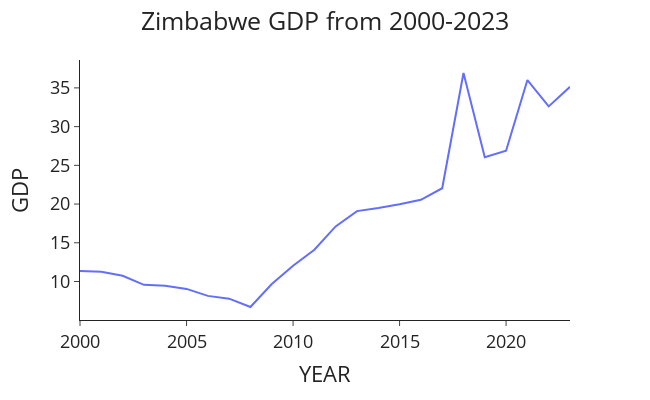

The cell this chart's notebook holds for it:
### Code cell
## Plotting the data for use in ARIMA Modelling
import plotly.express as px
fig = px.line(df, x=df.index, y= 'GDP',
              labels =({'Python':'Python', 'YEAR':'YEAR'}))
fig.update_layout(template = 'simple_white', font = dict(size=18),
                  title_text='Zimbabwe GDP from 2000-2023', width =650, title_x=0.5, height=400)
fig.show()

### Figure 1 — Plotly figure (JSON) as saved in the notebook; plotly's stock layout.template omitted (floating-point values rounded to 4 significant figures)
{"data": [{"hovertemplate": "YEAR=%{x}<br>GDP=%{y}<extra></extra>", "legendgroup": "", "line": {"color": "#636efa", "dash": "solid"}, "marker": {"symbol": "circle"}, "mode": "lines", "name": "", "orientation": "v", "showlegend": false, "type": "scatter", "x": ["2000-01-01T00:00:00", "2001-01-01T00:00:00", "2002-01-01T00:00:00", "2003-01-01T00:00:00", "2004-01-01T00:00:00", "2005-01-01T00:00:00", "2006-01-01T00:00:00", "2007-01-01T00:00:00", "2008-01-01T00:00:00", "2009-01-01T00:00:00", "2010-01-01T00:00:00", "2011-01-01T00:00:00", "2012-01-01T00:00:00", "2013-01-01T00:00:00", "2014-01-01T00:00:00", "2015-01-01T00:00:00", "2016-01-01T00:00:00", "2017-01-01T00:00:00", "2018-01-01T00:00:00", "2019-01-01T00:00:00", "2020-01-01T00:00:00", "2021-01-01T00:00:00", "2022-01-01T00:00:00", "2023-01-01T00:00:00"], "xaxis": "x", "y": [11.34, 11.24, 10.73, 9.573, 9.465, 9.045, 8.141, 7.784, 6.707, 9.666, 12.04, 14.1, 17.11, 19.09, 19.5, 19.96, 20.55, 22.04, 36.92, 26.03, 26.88, 36.02, 32.61, 35.14], "yaxis": "y"}], "layout": {"font": {"size": 18}, "height": 400, "legend": {"tracegroupgap": 0}, "margin": {"t": 60}, "title": {"text": "Zimbabwe GDP from 2000-2023", "x": 0.5}, "width": 650, "xaxis": {"anchor": "y", "domain": [0, 1], "title": {"text": "YEAR"}}, "yaxis": {"anchor": "x", "domain": [0, 1], "title": {"text": "GDP"}}}}
